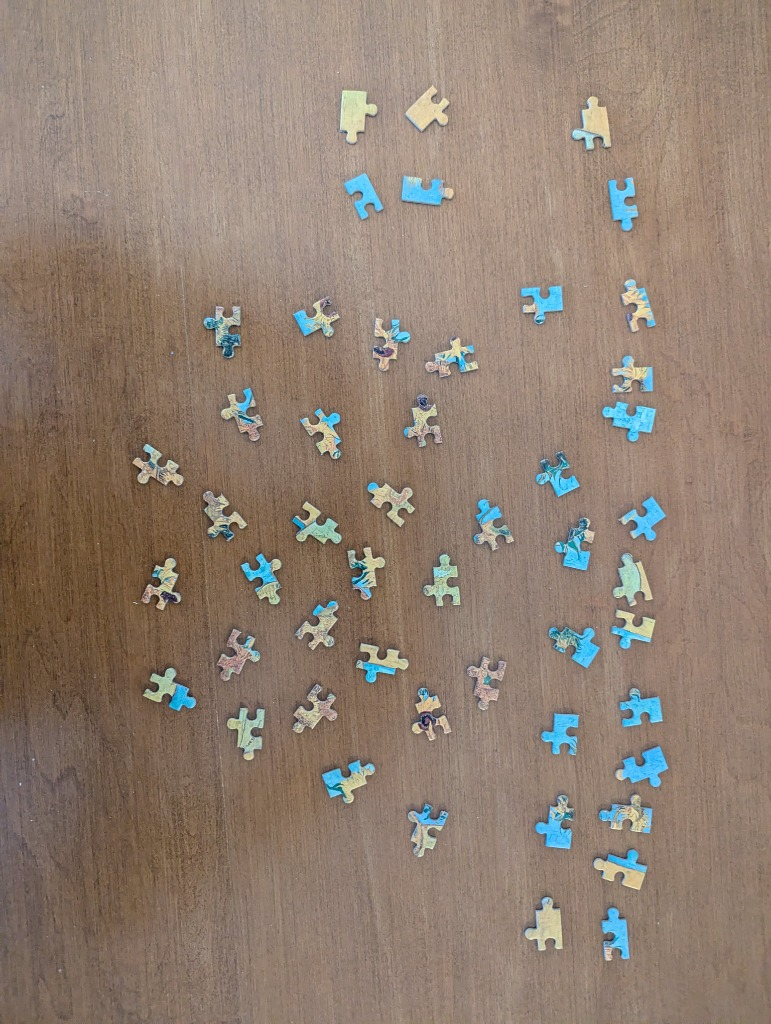
#> input picture puzzle_solver/data/pieces.jpg, 771 x 1024 px, found by its file name
$ python debug_segmentation_v2.py
#> lines starting #> are read from the running program, lines starting #| are printed output that depends on the picture; after the words box and inside, x2 and y2 are one past the last pixel; in counts of white or black regions, pixels touching at a corner belong together
import cv2
import numpy as np
import os

def ensure_dir(directory):
    if not os.path.exists(directory):
        os.makedirs(directory)

def visualize_segmentation_v2():
    image_path = 'puzzle_solver/data/pieces.jpg'
    output_dir = 'puzzle_solver/segmentation_v2_results'
    ensure_dir(output_dir)

    # Load Image
    image = cv2.imread(image_path)
#> image is the input picture: shape (1024, 771, 3); mean B, G, R 113.9, 127.5, 144.6
    if image is None:
        print("Failed to load image")
        return

    # Save original
    cv2.imwrite(f"{output_dir}/00_original.jpg", image)

    # 1. HSV Conversion
    hsv = cv2.cvtColor(image, cv2.COLOR_BGR2HSV)
#> hsv: shape (1024, 771, 3); mean H, S, V 16.7, 65.9, 148.2

    # 2. Wood Detection (Background)
    # Wood is typically Orange/Brown.
    # Hue: 10-30 (Orange-ish)
    # Saturation: Moderate to High
    # Value: Moderate to High

    # Adjusting ranges based on "wood" assumption
    # Lower bound: Hue 5 (Red-Orange), Sat 50 (Not grey), Val 50 (Not dark)
    # Upper bound: Hue 35 (Yellow-Orange), Sat 255, Val 255
    lower_wood = np.array([0, 60, 60])     # More aggressive saturation filter
    upper_wood = np.array([40, 255, 255])

    wood_mask = cv2.inRange(hsv, lower_wood, upper_wood)
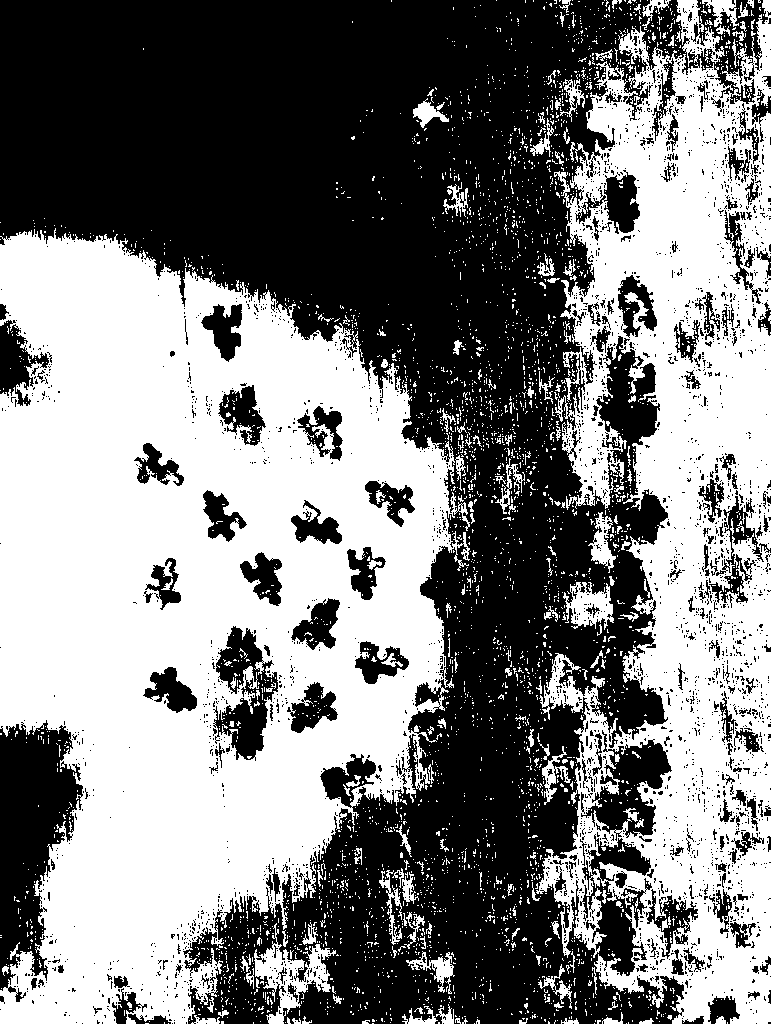
#> wood_mask: shape (1024, 771); 49.7% white; 3768 white regions (3585 under 20 px), largest, box (x1, y1, x2, y2) and area: (0, 228, 470, 1024) 234646, (536, 0, 771, 1024) 128664, (254, 923, 336, 1024) 2654
    cv2.imwrite(f"{output_dir}/01_wood_mask_raw.jpg", wood_mask)

    # 3. Invert to get "Potential Pieces"
    # Pieces are "Not Wood"
    pieces_mask = cv2.bitwise_not(wood_mask)
    cv2.imwrite(f"{output_dir}/02_pieces_mask_raw.jpg", pieces_mask)

    # 4. Clean up the mask
    # A. Remove small noise (wood grain specks)
    kernel_small = np.ones((3,3), np.uint8)
    pieces_mask = cv2.morphologyEx(pieces_mask, cv2.MORPH_OPEN, kernel_small, iterations=2)
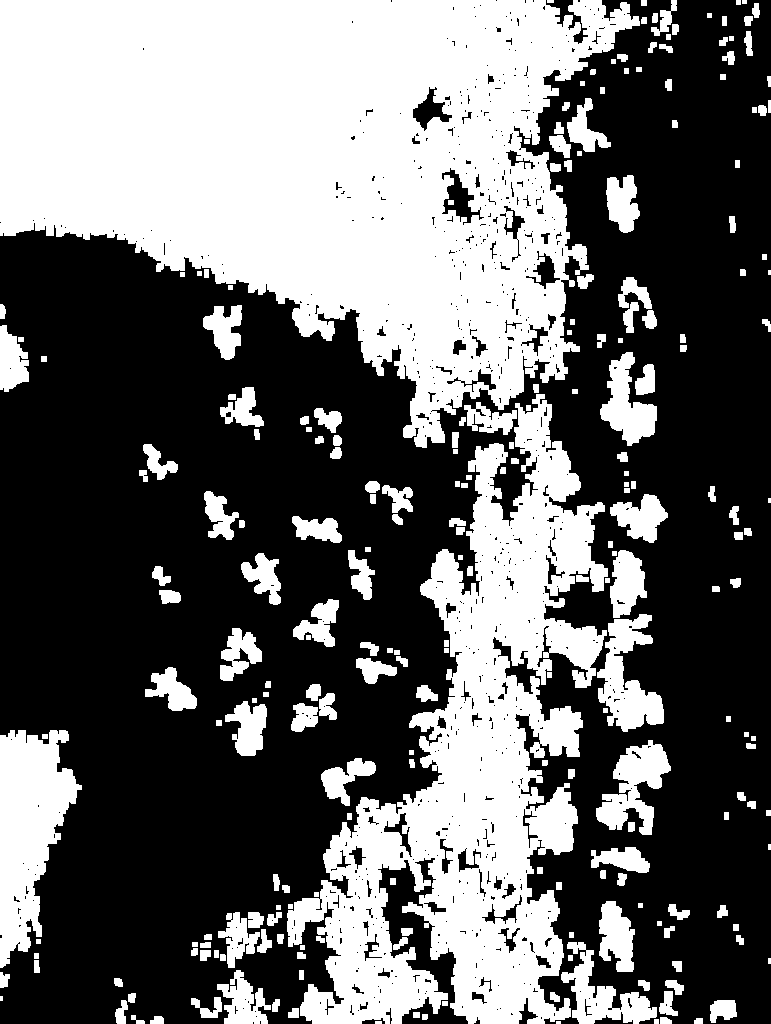
#> pieces_mask: shape (1024, 771); 41.3% white; 241 white regions (6 under 20 px), largest, box (x1, y1, x2, y2) and area: (0, 0, 640, 448) 173961, (287, 394, 608, 1024) 83872, (0, 730, 82, 968) 11516
    cv2.imwrite(f"{output_dir}/03_pieces_mask_opened.jpg", pieces_mask)

    # B. Fill holes inside pieces (force solidity)
    # Use a LARGE kernel because pieces are solid objects
    kernel_large = np.ones((7,7), np.uint8)
    pieces_mask_closed = cv2.morphologyEx(pieces_mask, cv2.MORPH_CLOSE, kernel_large, iterations=4)
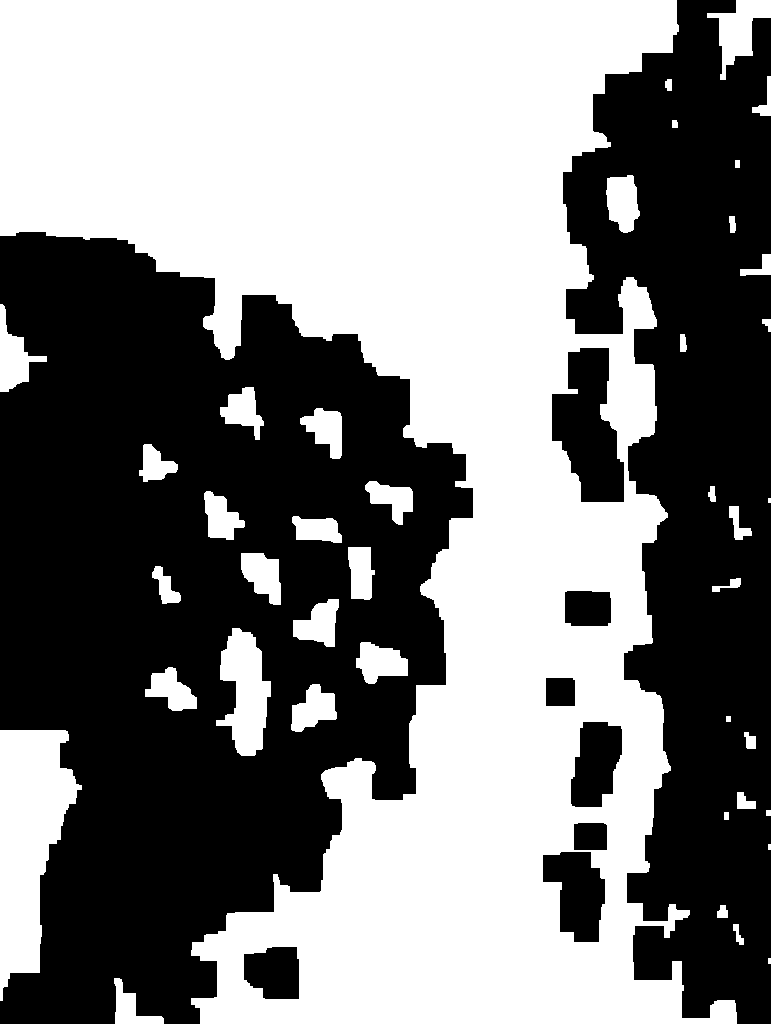
#> pieces_mask_closed: shape (1024, 771); 50.3% white; 9 black regions
    cv2.imwrite(f"{output_dir}/04_pieces_mask_closed.jpg", pieces_mask_closed)

    # 5. Find Contours on the clean mask
    contours, _ = cv2.findContours(pieces_mask_closed, cv2.RETR_EXTERNAL, cv2.CHAIN_APPROX_SIMPLE)
#> contours = 41 contours, 3 with area under 20; largest, box (x1, y1, x2, y2) and area: (0, 0, 737, 1024) 372886, (0, 730, 82, 1001) 12892, (216, 628, 271, 756) 4093, (707, 0, 771, 80) 2051, (0, 304, 47, 392) 1578

    valid_contours = []
    min_area = 1000 # Ignore tiny specks
    max_area = 500000 # Ignore huge chunks (entire table??)

    debug_img = image.copy()

    for i, contour in enumerate(contours):
        area = cv2.contourArea(contour)
        if min_area < area < max_area:
            # Aspect Ratio Check (Puzzle pieces aren't long strips)
            x,y,w,h = cv2.boundingRect(contour)
            aspect_ratio = float(w)/h
            if 0.2 < aspect_ratio < 5.0:
                valid_contours.append(contour)
                cv2.rectangle(debug_img, (x,y), (x+w, y+h), (0, 255, 0), 2)
                cv2.drawContours(debug_img, [contour], -1, (0, 0, 255), 2)
                cv2.putText(debug_img, f"P{i}", (x, y-10), cv2.FONT_HERSHEY_SIMPLEX, 0.5, (0, 255, 0), 2)
#> this loop made 41 passes
#> (area, x, y, w, h, aspect_ratio) on passes 10, 12, 13, 14, 15, 16, 19, 20, 24, 26, 28, 29: (12892.5, 0, 730, 82, 271, 0.303), (1288, 291, 684, 46, 48, 0.958), (1195.5, 145, 667, 52, 44, 1.18), (1376, 356, 642, 52, 42, 1.24), (4093, 216, 628, 55, 128, 0.43), (1301.5, 293, 599, 46, 48, 0.958), (1342, 241, 553, 40, 52, 0.769), (1069, 348, 547, 27, 53, 0.509), (1134, 204, 491, 41, 49, 0.837), (1055.5, 365, 481, 48, 44, 1.09), (1193.5, 300, 408, 42, 51, 0.824), (1112, 220, 387, 44, 53, 0.83)
#> area on passes 1, 3, 4, 8, 9, 17: 874.5, 87, 94.5, 191, 124.5, 127.5
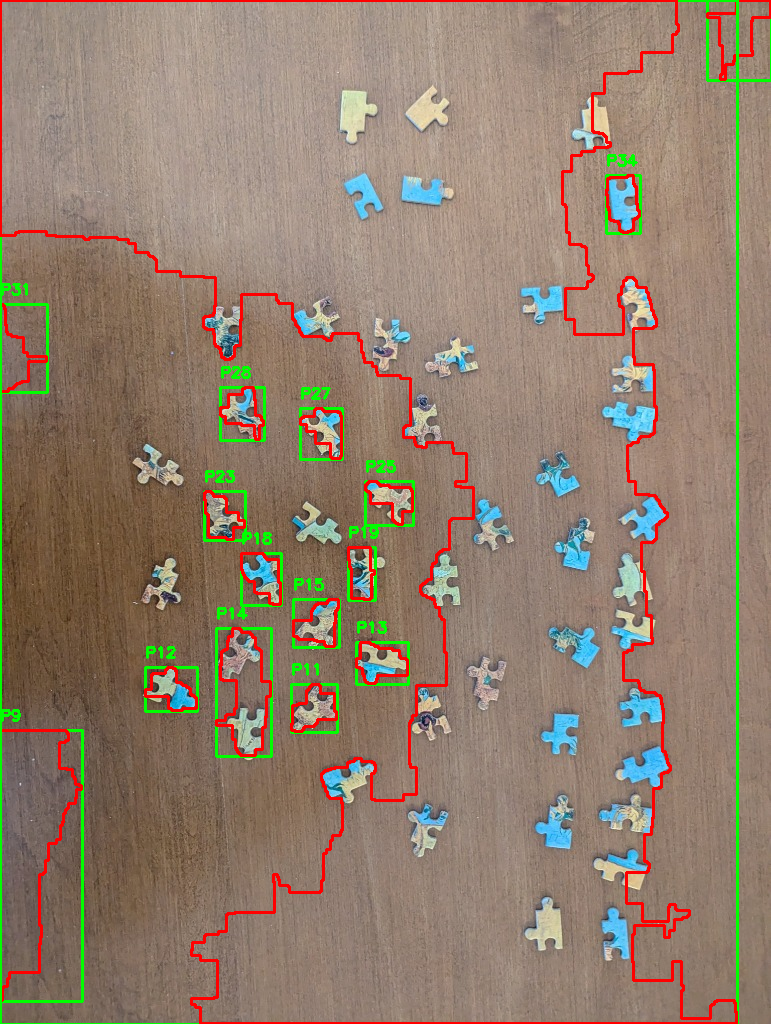
#> debug_img: shape (1024, 771, 3); 5.01% of pixels changed, all inside (x1, y1, x2, y2) = (0, 0, 771, 1024)
#> after the loop, valid_contours = 16 contours; largest, box (x1, y1, x2, y2) and area: (0, 0, 737, 1024) 372886, (0, 730, 82, 1001) 12892, (216, 628, 271, 756) 4093, (707, 0, 771, 80) 2051, (0, 304, 47, 392) 1578

    cv2.imwrite(f"{output_dir}/05_final_contours.jpg", debug_img)
    print(f"Found {len(valid_contours)} pieces using Improved HSV strategy.")
#| Found 16 pieces using Improved HSV strategy.

if __name__ == "__main__":
    visualize_segmentation_v2()
